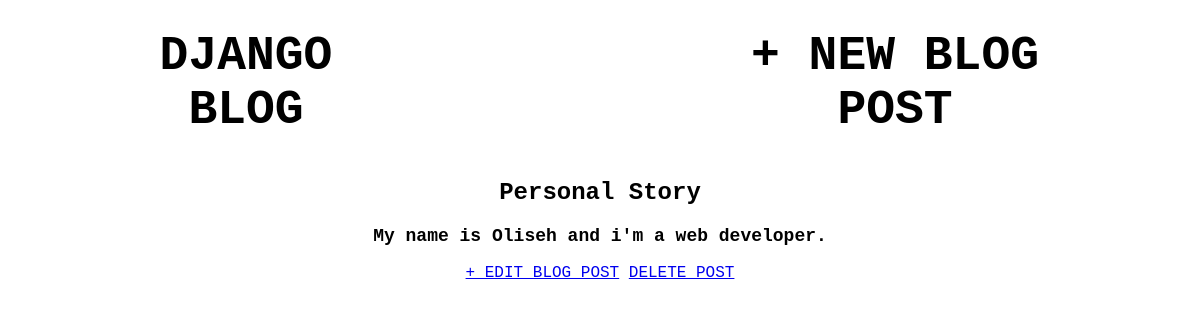
/post/3/, run on an earlier commit of the app's database.
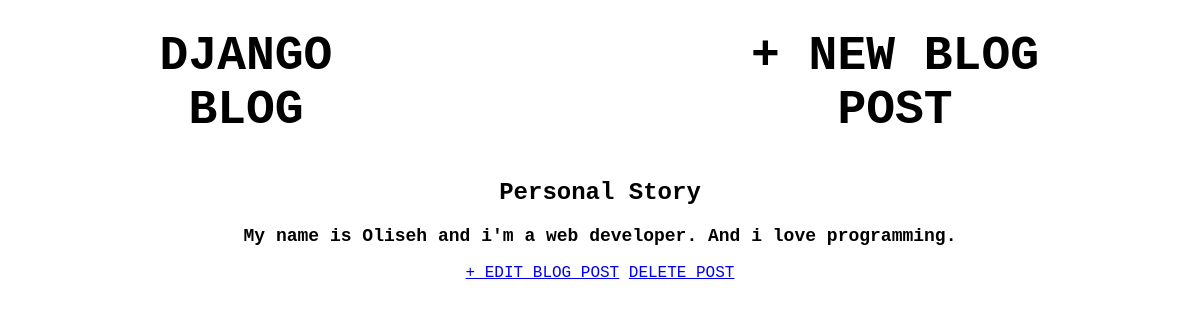
And on a later commit of the database.
### blog/models.py (models this page shows, shortened)
class Post(models.Model):
    title = models.CharField(max_length=200)
    author = models.ForeignKey('auth.User', on_delete=models.CASCADE)
    article = models.TextField()

### blog/views.py (the view)
# urls.py: path('post/<int:pk>/', BlogDetailView.as_view(), name='post_detail'),
class BlogDetailView(DetailView):
    model = Post
    template_name = 'post_detail.html'

### blog/templates/post_detail.html
{% extends 'base.html' %}
{% block content %}
<div class="post-entry">
    <h2>{{ post.title }}</h2>
    <p>{{ post.article }}</p>
</div>
<nav>
<a href="{% url 'post_edit' post.pk %}">+ EDIT BLOG POST</a>
<a  href = "{% url 'post_delete' post.pk %}">DELETE POST</a>
</nav>
{% endblock content %}

What changed in the data, as far as the page shows it:
changed Post "Personal Story": article "My name is Oliseh and i'm a web developer." → "My name is Oliseh and i'm a web developer. And i love programming."
